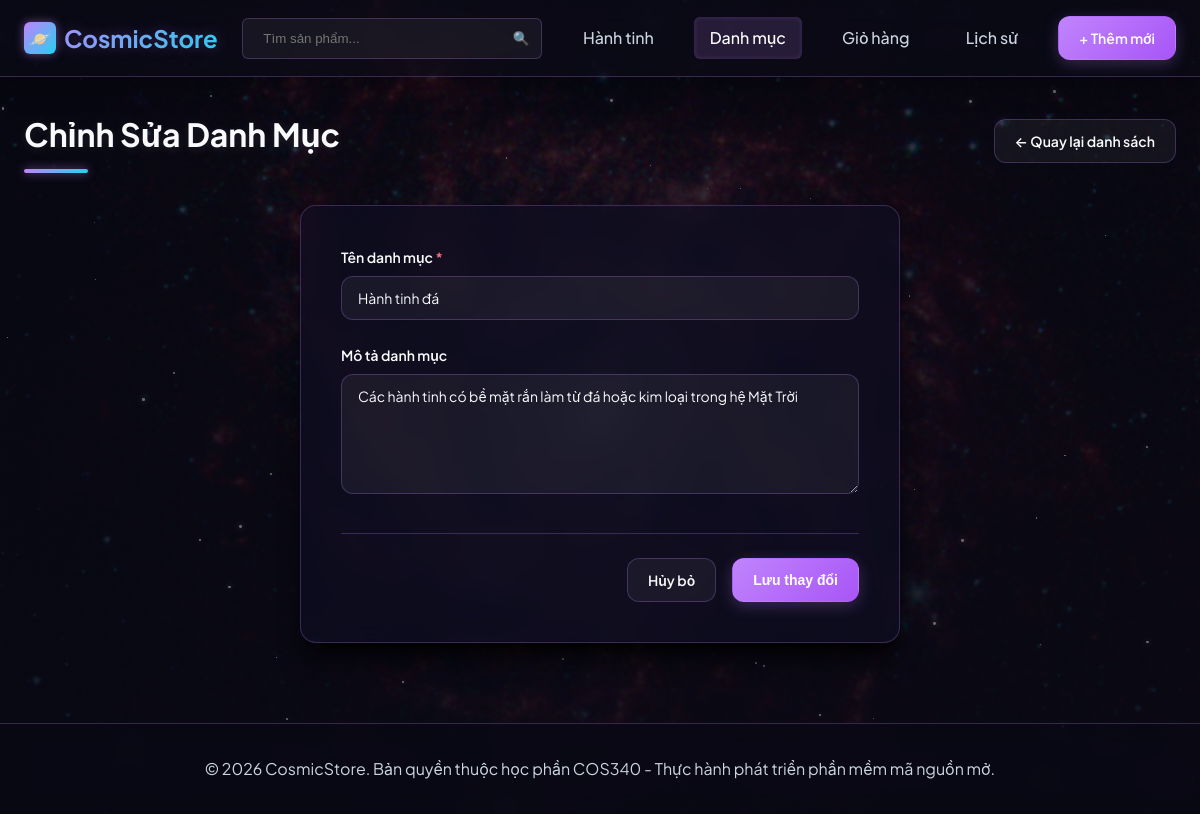
The page /category/edit/1 on the database its author committed.
### tables this page shows
CREATE TABLE IF NOT EXISTS `categories` (
  `id` INT AUTO_INCREMENT PRIMARY KEY,
  `name` VARCHAR(255) NOT NULL,
  `description` TEXT NULL
);

### app/controllers/CategoryController.php (called while the page is built, shortened)
<?php
class CategoryController {
    private $categoryModel;
    public function __construct() {
        $this->categoryModel = new CategoryModel();
    }
    public function edit($id) {
        $category = $this->categoryModel->getById($id);
        require_once __DIR__ . '/../views/share/header.php';
        require_once __DIR__ . '/../views/category/edit.php';
        require_once __DIR__ . '/../views/share/footer.php';
    }
}

### app/database/Database.php (called while the page is built, shortened)
<?php
class Database {
    private static $conn = null;
    public static function getConnection() {
        if (self::$conn === null) {
            $db = new self();
            try {
                self::$conn = new PDO(
                    "mysql:host=" . $db->host . ";dbname=" . $db->db_name . ";charset=utf8mb4",
                    $db->username,
                    $db->password
                );
                self::$conn->exec("SET NAMES utf8mb4");
                self::$conn->setAttribute(PDO::ATTR_ERRMODE, PDO::ERRMODE_EXCEPTION);
                self::$conn->setAttribute(PDO::ATTR_DEFAULT_FETCH_MODE, PDO::FETCH_ASSOC);
            } catch (PDOException $exception) {
                die("Lỗi kết nối cơ sở dữ liệu: " . $exception->getMessage());
            }
        }
        return self::$conn;
    }
}

### app/models/CategoryModel.php (called while the page is built, shortened)
<?php
class CategoryModel {
    private $db;
    public function __construct() {
        $this->db = Database::getConnection();
    }
    public function getById($id) {
        $query = "SELECT * FROM categories WHERE id = :id LIMIT 0,1";
        $stmt = $this->db->prepare($query);
        $stmt->bindParam(':id', $id, PDO::PARAM_INT);
        $stmt->execute();
        return $stmt->fetch();
    }
}

### app/views/category/edit.php (the view)
<div class="page-header">
    <h1 class="page-title">Chỉnh Sửa Danh Mục</h1>
    <a href="<?php echo BASE_PATH; ?>/category" class="btn btn-secondary">&larr; Quay lại danh sách</a>
</div>
<div class="form-card">
    <form action="<?php echo BASE_PATH; ?>/category/edit/<?php echo $category['id']; ?>" method="POST">
        <div class="form-group">
            <label for="name" class="form-label">Tên danh mục <span style="color:var(--danger)">*</span></label>
            <input type="text" id="name" name="name" class="form-control" value="<?php echo htmlspecialchars($category['name']); ?>" required>
        </div>
        <div class="form-group">
            <label for="description" class="form-label">Mô tả danh mục</label>
            <textarea id="description" name="description" class="form-control"><?php echo htmlspecialchars($category['description']); ?></textarea>
        </div>
        <div class="form-actions">
            <a href="<?php echo BASE_PATH; ?>/category" class="btn btn-secondary">Hủy bỏ</a>
            <button type="submit" class="btn btn-primary">Lưu thay đổi</button>
        </div>
    </form>
</div>

### public/css/style.css (style rules this page uses)
:root { --primary: #c084fc; --primary-hover: #e9d5ff; --primary-light: rgba(192, 132, 252, 0.15); --secondary: #22d3ee; --background: #090915; --surface: rgba(15, 15, 35, 0.65); --text-primary: #f8fafc; --text-secondary: #cbd5e1; --text-muted: #64748b; --border: rgba(192, 132, 252, 0.25); --border-hover: rgba(34, 211, 238, 0.5); --success: #34d399; --danger: #fb7185; --warning: #fbbf24; --shadow-sm: 0 1px 2px 0 rgba(0, 0, 0, 0.6); --shadow: 0 4px 6px -1px rgba(0, 0, 0, 0.6), 0 2px 4px -2px rgba(0, 0, 0, 0.6); --shadow-lg: 0 10px 15px -3px rgba(0, 0, 0, 0.7), 0 4px 6px -4px rgba(0, 0, 0, 0.7); --shadow-xl: 0 20px 25px -5px rgba(0, 0, 0, 0.8), 0 8px 10px -6px rgba(0, 0, 0, 0.8); --radius-sm: 0.375rem; --radius: 0.75rem; --radius-lg: 1rem; --transition: all 0.3s cubic-bezier(0.4, 0, 0.2, 1); }
* { margin: 0; padding: 0; box-sizing: border-box; }
body { font-family: 'Plus Jakarta Sans', -apple-system, BlinkMacSystemFont, "Segoe UI", Roboto, sans-serif; background-image: linear-gradient(rgba(9, 9, 21, 0.82), rgba(9, 9, 21, 0.94)), url('../bg_space.jpg'); background-size: cover; background-position: center; background-attachment: fixed; color: var(--text-primary); line-height: 1.6; min-height: 100vh; display: flex; flex-direction: column; }
a { color: inherit; text-decoration: none; transition: var(--transition); }
.btn { display: inline-flex; align-items: center; justify-content: center; gap: 0.5rem; font-weight: 600; padding: 0.625rem 1.25rem; border-radius: var(--radius); border: 1px solid transparent; cursor: pointer; transition: var(--transition); font-size: 0.875rem; }
.btn-primary { background: linear-gradient(135deg, var(--primary) 0%, #a855f7 100%); color: white; box-shadow: 0 4px 15px rgba(192, 132, 252, 0.25); }
.btn-secondary { background-color: rgba(255, 255, 255, 0.05); border-color: var(--border); color: var(--text-primary); }
.page-header { display: flex; justify-content: space-between; align-items: center; margin-bottom: 2rem; }
.page-title { font-size: 2rem; font-weight: 700; color: var(--text-primary); position: relative; text-shadow: 0 2px 10px rgba(255, 255, 255, 0.1); }
.page-title::after { content: ''; display: block; width: 4rem; height: 4px; background: linear-gradient(90deg, var(--primary), var(--secondary)); border-radius: 2px; margin-top: 0.5rem; box-shadow: 0 0 10px rgba(192, 132, 252, 0.6); }
.form-card { max-width: 600px; margin: 0 auto 3rem auto; background-color: var(--surface); backdrop-filter: blur(12px); -webkit-backdrop-filter: blur(12px); border-radius: var(--radius-lg); border: 1px solid var(--border); box-shadow: var(--shadow-xl); padding: 2.5rem; }
.form-group { margin-bottom: 1.5rem; }
.form-label { display: block; font-weight: 600; margin-bottom: 0.5rem; font-size: 0.875rem; color: var(--text-primary); }
.form-control { width: 100%; padding: 0.75rem 1rem; border-radius: var(--radius); border: 1px solid var(--border); outline: none; font-family: inherit; font-size: 0.875rem; transition: var(--transition); background-color: rgba(255, 255, 255, 0.05); color: var(--text-primary); }
textarea.form-control { resize: vertical; min-height: 120px; }
.form-actions { display: flex; justify-content: flex-end; gap: 1rem; margin-top: 2rem; border-top: 1px solid var(--border); padding-top: 1.5rem; }
html { scroll-behavior: smooth; }

### rows shown on the page
categories: name "Hành tinh đá", description "Các hành tinh có bề mặt rắn làm từ đá hoặc kim loại trong hệ Mặt Trời"
